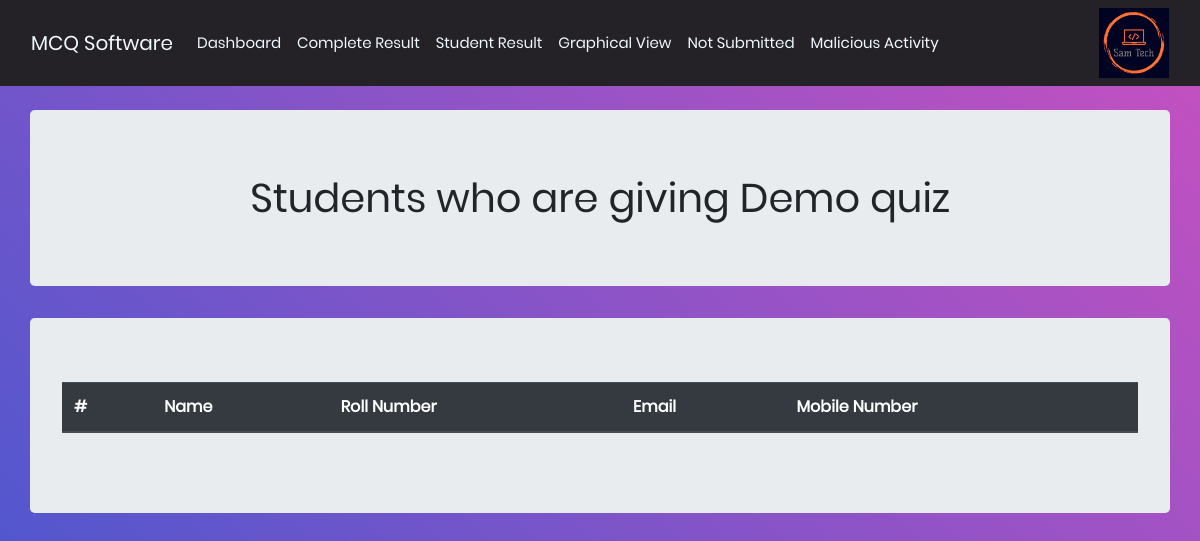
Before: /studnots.php (signed in) with the older database file.
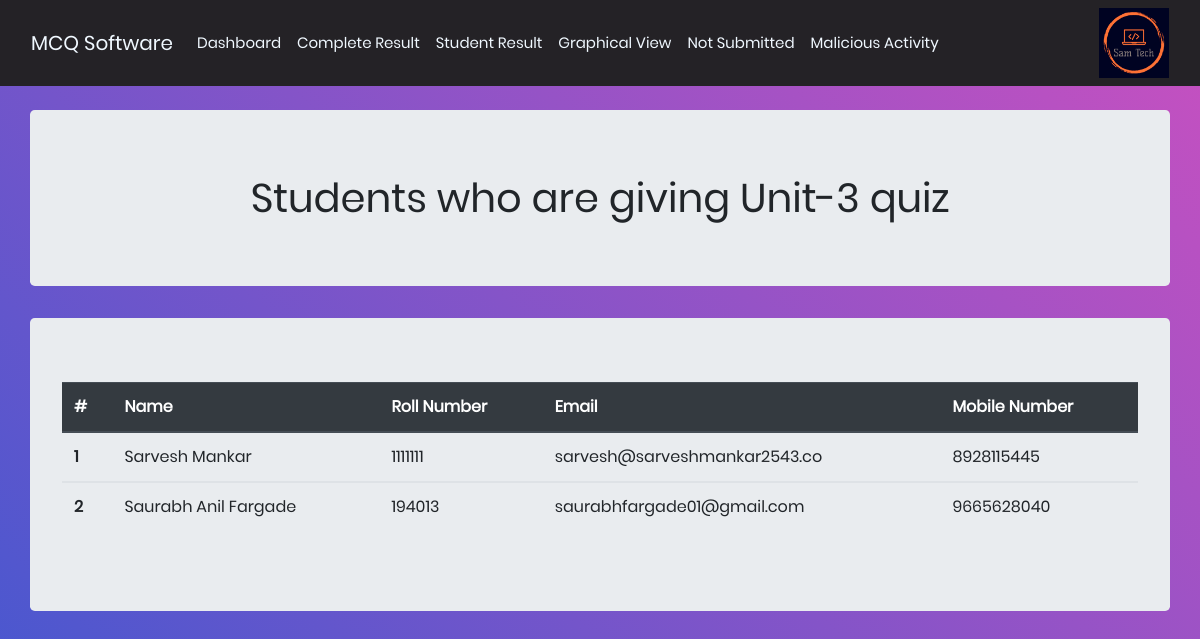
After: the same page with the newer database file.
### tables this page shows
CREATE TABLE `tempresult` (
  `quizname` varchar(255) NOT NULL
);

CREATE TABLE `student` (
  `Id` int(7) NOT NULL,
  `email` varchar(255) NOT NULL,
  `ename` varchar(255) NOT NULL,
  `roll` varchar(20) NOT NULL,
  `mobile` varchar(15) NOT NULL,
  `done` varchar(10) NOT NULL,
  `marks` int(7) NOT NULL,
  `per` double NOT NULL,
  `ttime` varchar(255) NOT NULL,
  `quizname` varchar(255) NOT NULL
);

### studnots.php (the view, shortened to what this page needs)
<!DOCTYPE html>
<html lang="en">
<head>
    <link rel="stylesheet" href="assets/bootstrap/css/bootstrap.min.css">
    <link rel="stylesheet" href="assets/css/styles.css">
</head>
<body class="bodycolor">
    <nav class="navbar navbar-light navbar-expand-md" style="color: var(--indigo);background: #242226;">
        <div class="container-fluid"><a class="navbar-brand" href="" style="color:aliceblue">MCQ Software</a>
            <div class="collapse navbar-collapse" id="navcol-1">
                <ul class="navbar-nav">
                    <li class="nav-item"><a class="nav-link active" href="dashboard.php" style="color:aliceblue">Dashboard</a></li>
                    <li class="nav-item"><a class="nav-link" href="allresult.php" style="color:aliceblue">Complete Result</a></li>
                    <li class="nav-item"><a class="nav-link" href="studresult.php" style="color:aliceblue">Student Result</a></li>
                    <li class="nav-item"><a class="nav-link" href="graph.php" style="color:aliceblue">Graphical View</a></li>
                    <li class="nav-item"><a class="nav-link" href="studnots.php" style="color:aliceblue">Not Submitted</a></li>
                    <li class="nav-item"><a class="nav-link" href="malicious.php" style="color:aliceblue">Malicious Activity</a></li>
                </ul>
                <div class="collapse navbar-collapse justify-content-end" id="navbarSupportedContent">
                <ul class="navbar-nav ">
                    <img src="assets/img/my_logo.jpeg" alt="" width="70" height="70">
                </ul>
                </div>
            </div>
        </div>
    </nav>
    <?php
        require ('config.php');
    ?>
    <br>
    <div class="container jumbotron">
        <?php
            $conn=mysqli_connect($server_name,$username,$password,$database_name);
            $sql_query = "SELECT quizname from tempresult";
            $records = mysqli_query($conn,$sql_query);
            while($data = mysqli_fetch_array($records)){
                $qz=$data['quizname'];
            }
            echo "<center><h1>Students who are giving ".$qz." quiz</h1></center>";
        ?>
    </div>
    <div class="container jumbotron">
        <?php
            $n=1;
            $conn=mysqli_connect($server_name,$username,$password,$database_name);
            $sql_query = "SELECT * from student where quizname='$qz' and done='no'";
            $records = mysqli_query($conn, $sql_query);
            echo '<table class="table">';
                echo '<thead class="thead-dark">';
                    echo '<tr>';
                    echo '<th scope="col">#</th>';
                    echo '<th scope="col">Name</th>';
                    echo '<th scope="col">Roll Number</th>';
                    echo '<th scope="col">Email</th>';
                    echo '<th scope="col">Mobile Number</th>';
                    echo '</tr>';
                echo '</thead>';
            while($data = mysqli_fetch_array($records)){
                $roll=$data['roll'];
                $email=$data['email'];
                $name=$data['ename'];
                $mobile=$data['mobile'];
                echo '<tbody>
                        <tr>
                        <th scope="row">'.$n.'</th>
                        <td>'.$name.'</td>
                        <td>'.$roll.'</td>
                        <td>'.$email.'</td>
                        <td>'.$mobile.'</td>
                        </tr>';
                $n+=1;
            }
            echo '</tbody>
            </table>';
        ?>
    </div>
    <br><br>
</body>
</html>

### assets/css/styles.css (style rules this page uses)
* { margin: 0px; padding: 0px; box-sizing: border-box; }
body, html { height: 100%; font-family: Poppins-Regular, sans-serif; }
a { font-family: Poppins-Regular; font-size: 15px; line-height: 1.7; color: #666666; margin: 0px; transition: all 0.4s; -webkit-transition: all 0.4s; -o-transition: all 0.4s; -moz-transition: all 0.4s; }
h1,h2,h3,h4,h5,h6 { margin: 0px; }
ul, li { margin: 0px; list-style-type: none; }

### studnots.php (style rules this page uses)
th, td { padding: 15px; }
.bodycolor { background: #9053c7; background: -webkit-linear-gradient(-135deg, #c850c0, #4158d0); background: -o-linear-gradient(-135deg, #c850c0, #4158d0); background: -moz-linear-gradient(-135deg, #c850c0, #4158d0); background: linear-gradient(-135deg, #c850c0, #4158d0); height: 100%; margin: 0; background-repeat: no-repeat; background-attachment: fixed; }

Changed rows visible on the page:
removed tempresult: quizname "Demo"
added tempresult: quizname "Unit-3"
added student: ename "Sarvesh Mankar", roll "1111111", email "sarvesh@sarveshmankar2543.co", mobile "8928115445"
added student: ename "Saurabh Anil Fargade", roll "194013", email "saurabhfargade01@gmail.com", mobile "9665628040"
